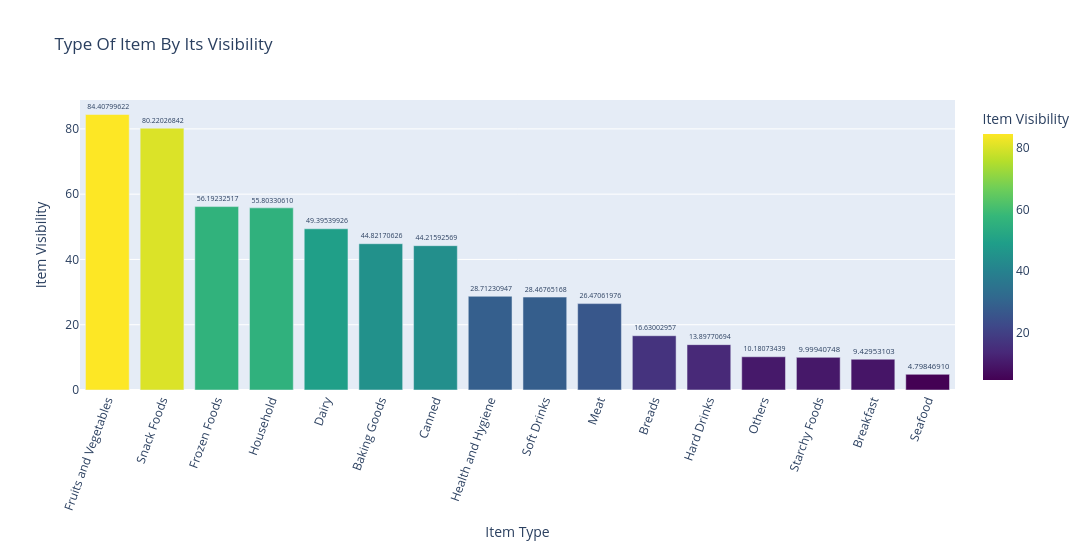

Notebook code cell kept with this figure:
### Code cell
fig= px.bar(group,
            x='Item Type',
            y='Item Visibility',
            title='Type Of Item By Its Visibility',
            text='Item Visibility',
            color='Item Visibility',
            color_continuous_scale=px.colors.sequential.Viridis)
fig.update_traces(
     texttemplate=' %{y:.8f}',
    textposition='outside',
    textfont_size=12)
fig.update_layout(
    width=1600,
    height=550,
    autosize=False,
     xaxis_title='Item Type',
    yaxis_title='Item Visibility',
    xaxis_tickangle=-70,
    xaxis={'categoryorder': 'total descending'}
)
fig.show()

### Figure 1 — Plotly figure (JSON) as saved in the notebook; plotly's stock layout.template omitted (floating-point values rounded to 4 significant figures)
{"data": [{"hovertemplate": "Item Type=%{x}<br>Item Visibility=%{marker.color}<extra></extra>", "legendgroup": "", "marker": {"color": [84.41, 80.22, 56.19, 55.8, 49.4, 44.82, 44.22, 28.71, 28.47, 26.47, 16.63, 13.9, 10.18, 9.999, 9.43, 4.798], "coloraxis": "coloraxis", "pattern": {"shape": ""}}, "name": "", "orientation": "v", "showlegend": false, "text": [84.41, 80.22, 56.19, 55.8, 49.4, 44.82, 44.22, 28.71, 28.47, 26.47, 16.63, 13.9, 10.18, 9.999, 9.43, 4.798], "textfont": {"size": 12}, "textposition": "outside", "texttemplate": " %{y:.8f}", "type": "bar", "x": ["Fruits and Vegetables", "Snack Foods", "Frozen Foods", "Household", "Dairy", "Baking Goods", "Canned", "Health and Hygiene", "Soft Drinks", "Meat", "Breads", "Hard Drinks", "Others", "Starchy Foods", "Breakfast", "Seafood"], "xaxis": "x", "y": [84.41, 80.22, 56.19, 55.8, 49.4, 44.82, 44.22, 28.71, 28.47, 26.47, 16.63, 13.9, 10.18, 9.999, 9.43, 4.798], "yaxis": "y"}], "layout": {"autosize": false, "barmode": "relative", "coloraxis": {"colorbar": {"title": {"text": "Item Visibility"}}, "colorscale": [[0, "#440154"], [0.1111, "#482878"], [0.2222, "#3e4989"], [0.3333, "#31688e"], [0.4444, "#26828e"], [0.5556, "#1f9e89"], [0.6667, "#35b779"], [0.7778, "#6ece58"], [0.8889, "#b5de2b"], [1, "#fde725"]]}, "height": 550, "legend": {"tracegroupgap": 0}, "title": {"text": "Type Of Item By Its Visibility"}, "width": 1600, "xaxis": {"anchor": "y", "categoryorder": "total descending", "domain": [0, 1], "tickangle": -70, "title": {"text": "Item Type"}}, "yaxis": {"anchor": "x", "domain": [0, 1], "title": {"text": "Item Visibility"}}}}
